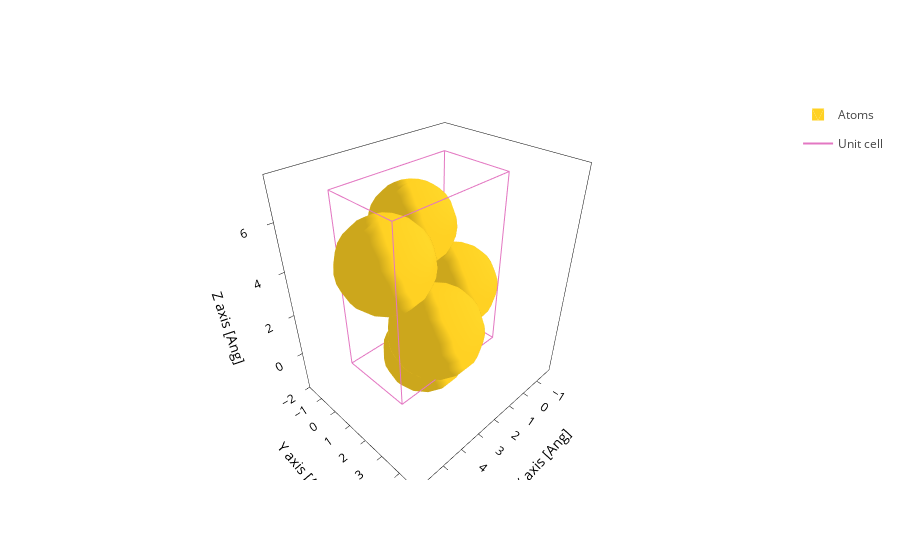

The cell this chart's notebook holds for it:
### Markdown cell above
The last important point to make about this snapshot is that **it comes from a molecular dynamics run at -0.5V**.

Regarding our electrode, if you look at the structure (in the `electrode` directory) you will see that it is just a bulk unit cell of Au-fc[111]. If you repeat the cell 2 times in X and 3 times in Y you end up with the electrode in our system. Note that TranSIESTA is not restricted to work with orthogonal cells, we have chosen this just because it is easier to manipulate the system.

### Code cell
electrode = sisl.Geometry.read(tutorial_root / "electrode/electrode.fdf") 
electrode.plot()

### Figure 1 — Plotly figure (JSON) as saved in the notebook; plotly's stock layout.template omitted (floating-point values rounded to 4 significant figures; data arrays with more than 128 entries replaced by an {"elided": "..."} marker saying what was removed)
{"data": [{"alphahull": 0, "color": "#FFD123", "hovertemplate": "%{meta.position}", "legendgroup": "Atoms", "meta": {"meta": {"Atoms_i": 0}, "position": "(0.00, 0.00, 0.00)"}, "name": "Atoms", "opacity": 1, "showlegend": true, "showscale": false, "type": "mesh3d", "x": {"elided": "225 float values"}, "y": {"elided": "225 float values"}, "z": {"elided": "225 float values"}}, {"alphahull": 0, "color": "#FFD123", "hovertemplate": "%{meta.position}", "legendgroup": "Atoms", "meta": {"meta": {"Atoms_i": 1}, "position": "(2.62, 1.51, 0.00)"}, "name": "Atoms", "opacity": 1, "showlegend": false, "showscale": false, "type": "mesh3d", "x": {"elided": "225 float values"}, "y": {"elided": "225 float values"}, "z": {"elided": "225 float values"}}, {"alphahull": 0, "color": "#FFD123", "hovertemplate": "%{meta.position}", "legendgroup": "Atoms", "meta": {"meta": {"Atoms_i": 2}, "position": "(0.87, 1.51, 2.47)"}, "name": "Atoms", "opacity": 1, "showlegend": false, "showscale": false, "type": "mesh3d", "x": {"elided": "225 float values"}, "y": {"elided": "225 float values"}, "z": {"elided": "225 float values"}}, {"alphahull": 0, "color": "#FFD123", "hovertemplate": "%{meta.position}", "legendgroup": "Atoms", "meta": {"meta": {"Atoms_i": 3}, "position": "(3.49, 3.02, 2.47)"}, "name": "Atoms", "opacity": 1, "showlegend": false, "showscale": false, "type": "mesh3d", "x": {"elided": "225 float values"}, "y": {"elided": "225 float values"}, "z": {"elided": "225 float values"}}, {"alphahull": 0, "color": "#FFD123", "hovertemplate": "%{meta.position}", "legendgroup": "Atoms", "meta": {"meta": {"Atoms_i": 4}, "position": "(1.75, 0.00, 4.94)"}, "name": "Atoms", "opacity": 1, "showlegend": false, "showscale": false, "type": "mesh3d", "x": {"elided": "225 float values"}, "y": {"elided": "225 float values"}, "z": {"elided": "225 float values"}}, {"alphahull": 0, "color": "#FFD123", "hovertemplate": "%{meta.position}", "legendgroup": "Atoms", "meta": {"meta": {"Atoms_i": 5}, "position": "(4.37, 1.51, 4.94)"}, "name": "Atoms", "opacity": 1, "showlegend": false, "showscale": false, "type": "mesh3d", "x": {"elided": "225 float values"}, "y": {"elided": "225 float values"}, "z": {"elided": "225 float values"}}, {"meta": {}, "mode": "lines", "name": "Unit cell", "type": "scatter3d", "x": [0.0, 0.0, 5.238, 5.238, 0.0, 0.0, NaN, 0.0, 0.0, 0.0, 5.238, 5.238, 0.0, NaN, 5.238, 5.238, NaN, 5.238, 5.238], "y": [0.0, 3.024, 3.024, 3.024, 3.024, 3.024, NaN, 3.024, 0.0, 0.0, 0.0, 0.0, 0.0, NaN, 3.024, 0.0, NaN, 3.024, 0.0], "z": [0.0, 0.0, 0.0, 7.407, 7.407, 0.0, NaN, 7.407, 7.407, 0.0, 0.0, 7.407, 7.407, NaN, 0.0, 0.0, NaN, 7.407, 7.407]}], "layout": {"scene": {"aspectmode": "data", "xaxis": {"title": {"text": "X axis [Ang]"}}, "yaxis": {"title": {"text": "Y axis [Ang]"}}, "zaxis": {"title": {"text": "Z axis [Ang]"}}}, "xaxis": {"scaleanchor": "y", "scaleratio": 1, "title": {"text": "X axis [Ang]"}}, "yaxis": {"title": {"text": "Y axis [Ang]"}}}}
